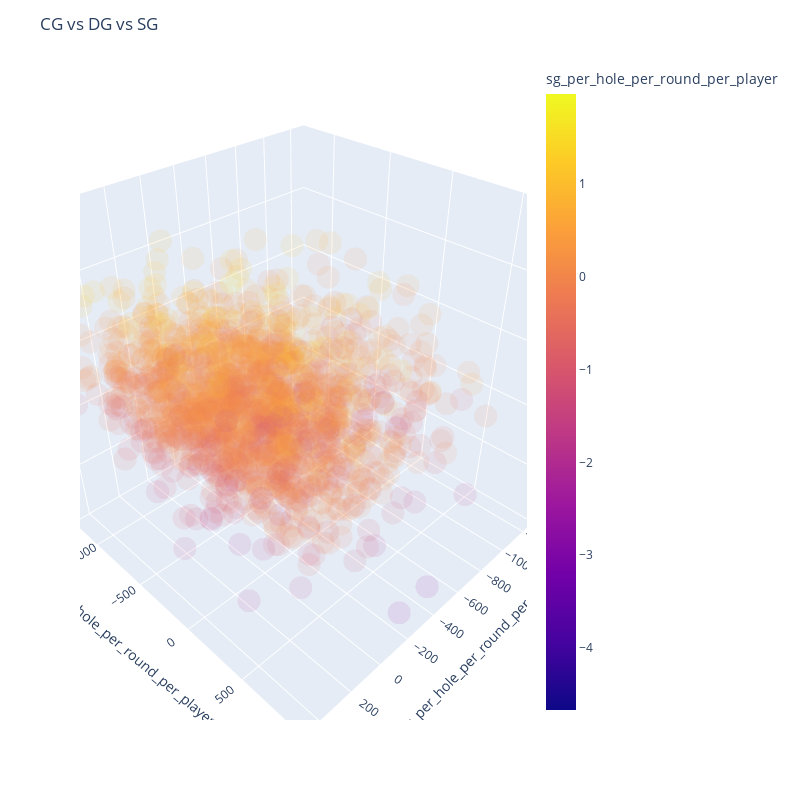

The cell this chart's notebook holds for it:
### Code cell
fig = px.scatter_3d(driving_data, 
                    x='cg_per_hole_per_round_per_player', 
                    y='Dg_per_hole_per_round_per_player', 
                    z='sg_per_hole_per_round_per_player', 
                    color='sg_per_hole_per_round_per_player',
                    opacity=0.1)

fig.update_layout(width=800, height=800, title = 'CG vs DG vs SG')

fig.update_scenes(
    xaxis=dict(range=[-1300, 500]),
)

fig.update_scenes(
    yaxis=dict(range=[-1300,1000]),
)

fig.update_scenes(
    zaxis=dict(range=[-3, 2]),
)

fig.show()

### Figure 1 — Plotly figure (JSON) as saved in the notebook; plotly's stock layout.template omitted (floating-point values rounded to 4 significant figures; data arrays with more than 128 entries replaced by an {"elided": "..."} marker saying what was removed)
{"data": [{"hovertemplate": "cg_per_hole_per_round_per_player=%{x}<br>Dg_per_hole_per_round_per_player=%{y}<br>sg_per_hole_per_round_per_player=%{marker.color}<extra></extra>", "legendgroup": "", "marker": {"color": {"elided": "1680 float values"}, "coloraxis": "coloraxis", "opacity": 0.1, "symbol": "circle"}, "mode": "markers", "name": "", "scene": "scene", "showlegend": false, "type": "scatter3d", "x": {"elided": "1680 float values"}, "y": {"elided": "1680 float values"}, "z": {"elided": "1680 float values"}}], "layout": {"coloraxis": {"colorbar": {"title": {"text": "sg_per_hole_per_round_per_player"}}, "colorscale": [[0, "#0d0887"], [0.1111, "#46039f"], [0.2222, "#7201a8"], [0.3333, "#9c179e"], [0.4444, "#bd3786"], [0.5556, "#d8576b"], [0.6667, "#ed7953"], [0.7778, "#fb9f3a"], [0.8889, "#fdca26"], [1, "#f0f921"]]}, "height": 800, "legend": {"tracegroupgap": 0}, "margin": {"t": 60}, "scene": {"domain": {"x": [0, 1], "y": [0, 1]}, "xaxis": {"range": [-1300, 500], "title": {"text": "cg_per_hole_per_round_per_player"}}, "yaxis": {"range": [-1300, 1000], "title": {"text": "Dg_per_hole_per_round_per_player"}}, "zaxis": {"range": [-3, 2], "title": {"text": "sg_per_hole_per_round_per_player"}}}, "title": {"text": "CG vs DG vs SG"}, "width": 800}}
